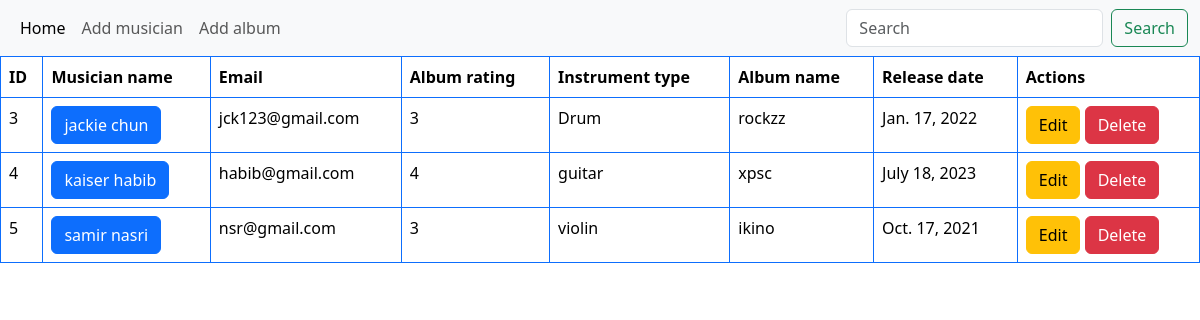
The page / on the database its author committed.
### album/models.py (models this page shows, shortened)
class Album(models.Model):
    name = models.CharField(max_length=100)
    musician = models.ForeignKey(Musician, on_delete=models.CASCADE)
    release_date = models.DateField()
    rating = models.IntegerField()

### musician/models.py (models this page shows, shortened)
class Musician(models.Model):
    first_name = models.CharField(max_length=50)
    last_name = models.CharField(max_length=50)
    email = models.EmailField()
    phone_number = models.CharField(max_length=15)
    instrument_type = models.CharField(max_length=50)

### musician_directory/views.py (the view)
# urls.py: path('',album_list, name='home'),
def album_list(request):
    albums = Album.objects.all()
    return render(request, 'base.html',{'albums': albums})

### templates/base.html (shortened to what this page needs)
<!DOCTYPE html>
<html lang="en">
<head>
    <link href="https://cdn.jsdelivr.net/npm/bootstrap@5.3.2/dist/css/bootstrap.min.css" rel="stylesheet">
</head>
<body>
    <nav class="navbar navbar-expand-lg bg-body-tertiary">
        <div class="container-fluid">
          <div class="collapse navbar-collapse" id="navbarSupportedContent">
            <ul class="navbar-nav me-auto mb-2 mb-lg-0">
              <li class="nav-item">
                <a class="nav-link active" aria-current="page" href="{% url 'home' %}">Home</a>
              </li>
              <li class="nav-item">
                <a class="nav-link" href="{% url 'add_musician' %}">Add musician</a>
              </li>
              <li class="nav-item">
                <a class="nav-link" href="{% url 'add_album' %}">Add album</a>
              </li>
            </ul>
            <form class="d-flex" role="search">
              <input class="form-control me-2" type="search" placeholder="Search" aria-label="Search">
              <a class="btn btn-outline-success" type="submit">Search</a>
            </form>
          </div>
        </div>
      </nav>
    {% block content %}
    {% if albums %}
    <table class="table table-bordered border-primary">
        <thead>
          <tr>
            <th scope="col">ID</th>
            <th scope="col">Musician name</th>
            <th scope="col">Email</th>
            <th scope="col">Album rating</th>
            <th scope="col">Instrument type</th>
            <th scope="col">Album name</th>
            <th scope="col">Release date</th>
            <th scope="col">Actions</th>
          </tr>
        </thead>
        {% for i in albums%}
        <tbody>
            <tr>
              <td>{{i.id}}</td>
              <td><a class="btn btn-primary" href="{% url 'edit_musician' i.musician.id %}">{{i.musician.first_name}} {{i.musician.last_name}}</a></td>
              <td>{{i.musician.email}}</td>
              <td>{{i.rating}}</td>
              <td>{{i.musician.instrument_type}}</td>
              <td>{{i.name}}</td>
              <td>{{i.release_date}}</td>
              <td><a class="btn btn-warning" href="{% url 'edit_album' i.id %}">Edit</a>
                <a class="btn btn-danger" href="{% url 'delete_album' i.id %}">Delete</a></td>
            </tr>
          </tbody>
        {% endfor %}
      </table>
    {% else %}
      <h4>No data available</h4>
    {% endif%}
    {% endblock %}
</body>
</html>

### rows shown on the page
Album: id "3", musician.first_name "jackie", musician.last_name "chun", musician.email "jck123@gmail.com", rating "3", musician.instrument_type "Drum", name "rockzz", release_date "Jan. 17, 2022"
Album: id "4", musician.first_name "kaiser", musician.last_name "habib", musician.email "habib@gmail.com", rating "4", musician.instrument_type "guitar", name "xpsc", release_date "July 18, 2023"
Album: id "5", musician.first_name "samir", musician.last_name "nasri", musician.email "nsr@gmail.com", rating "3", musician.instrument_type "violin", name "ikino", release_date "Oct. 17, 2021"
